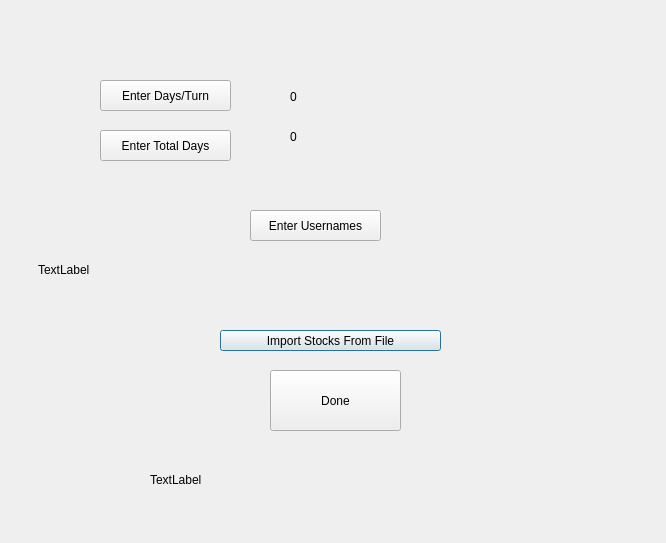
<?xml version="1.0" encoding="UTF-8"?>
<ui version="4.0">
 <class>NewGameFileManager</class>
 <widget class="QDialog" name="NewGameFileManager">
  <property name="geometry">
   <rect>
    <x>0</x>
    <y>0</y>
    <width>666</width>
    <height>543</height>
   </rect>
  </property>
  <property name="windowTitle">
   <string>Dialog</string>
  </property>
  <widget class="QPushButton" name="importStocksBtn">
   <property name="geometry">
    <rect>
     <x>220</x>
     <y>330</y>
     <width>221</width>
     <height>21</height>
    </rect>
   </property>
   <property name="text">
    <string>Import Stocks From File</string>
   </property>
  </widget>
  <widget class="QPushButton" name="daysPerTurnBtn">
   <property name="geometry">
    <rect>
     <x>100</x>
     <y>80</y>
     <width>131</width>
     <height>31</height>
    </rect>
   </property>
   <property name="text">
    <string>Enter Days/Turn</string>
   </property>
  </widget>
  <widget class="QLabel" name="daysLbl">
   <property name="geometry">
    <rect>
     <x>290</x>
     <y>90</y>
     <width>59</width>
     <height>14</height>
    </rect>
   </property>
   <property name="text">
    <string>0</string>
   </property>
  </widget>
  <widget class="QPushButton" name="totalDaysBtn">
   <property name="geometry">
    <rect>
     <x>100</x>
     <y>130</y>
     <width>131</width>
     <height>31</height>
    </rect>
   </property>
   <property name="text">
    <string>Enter Total Days</string>
   </property>
  </widget>
  <widget class="QLabel" name="totalDaysLbl">
   <property name="geometry">
    <rect>
     <x>290</x>
     <y>130</y>
     <width>59</width>
     <height>14</height>
    </rect>
   </property>
   <property name="text">
    <string>0</string>
   </property>
  </widget>
  <widget class="QPushButton" name="submitBtn">
   <property name="geometry">
    <rect>
     <x>270</x>
     <y>370</y>
     <width>131</width>
     <height>61</height>
    </rect>
   </property>
   <property name="text">
    <string>Done</string>
   </property>
  </widget>
  <widget class="QLabel" name="errorLabel">
   <property name="geometry">
    <rect>
     <x>150</x>
     <y>470</y>
     <width>401</width>
     <height>20</height>
    </rect>
   </property>
   <property name="text">
    <string>TextLabel</string>
   </property>
  </widget>
  <widget class="QPushButton" name="usernameBtn">
   <property name="geometry">
    <rect>
     <x>250</x>
     <y>210</y>
     <width>131</width>
     <height>31</height>
    </rect>
   </property>
   <property name="text">
    <string>Enter Usernames</string>
   </property>
  </widget>
  <widget class="QLabel" name="usernameLbl">
   <property name="geometry">
    <rect>
     <x>38</x>
     <y>260</y>
     <width>601</width>
     <height>20</height>
    </rect>
   </property>
   <property name="text">
    <string>TextLabel</string>
   </property>
  </widget>
 </widget>
 <resources/>
 <connections/>
</ui>
